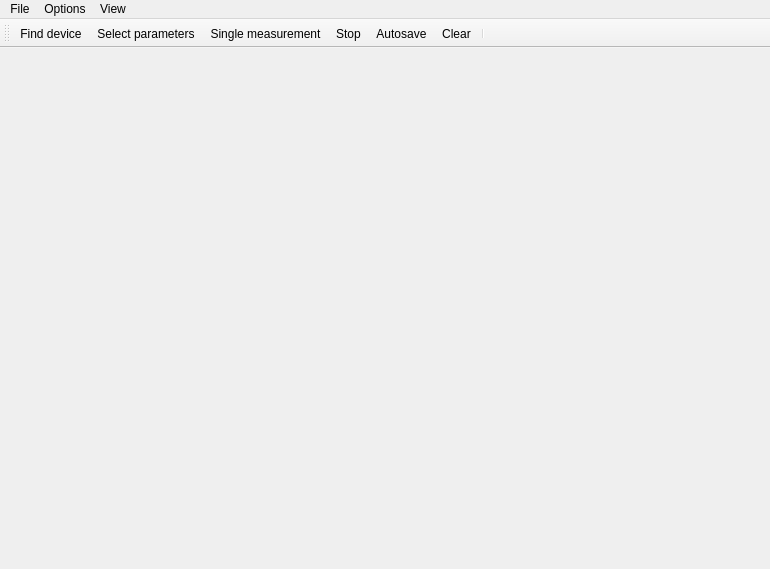
<?xml version="1.0" encoding="UTF-8"?>
<ui version="4.0">
 <class>MainWindow</class>
 <widget class="QMainWindow" name="MainWindow">
  <property name="geometry">
   <rect>
    <x>0</x>
    <y>0</y>
    <width>770</width>
    <height>569</height>
   </rect>
  </property>
  <property name="font">
   <font>
    <weight>50</weight>
    <bold>false</bold>
   </font>
  </property>
  <property name="windowTitle">
   <string>OTDR Monitoring for Yokogawa 7270 Series</string>
  </property>
  <property name="styleSheet">
   <string notr="true">QTabBar::close-button
{
/*	image: url(&quot;:/images/tab-close&quot;)*/
}</string>
  </property>
  <widget class="QWidget" name="centralwidget">
   <layout class="QVBoxLayout" name="verticalLayout_2">
    <property name="spacing">
     <number>1</number>
    </property>
    <property name="leftMargin">
     <number>1</number>
    </property>
    <property name="topMargin">
     <number>1</number>
    </property>
    <property name="rightMargin">
     <number>1</number>
    </property>
    <property name="bottomMargin">
     <number>1</number>
    </property>
    <item>
     <widget class="QTabWidget" name="tabWidget">
      <property name="tabShape">
       <enum>QTabWidget::Rounded</enum>
      </property>
      <property name="currentIndex">
       <number>-1</number>
      </property>
      <property name="usesScrollButtons">
       <bool>true</bool>
      </property>
      <property name="documentMode">
       <bool>true</bool>
      </property>
      <property name="tabsClosable">
       <bool>true</bool>
      </property>
      <property name="movable">
       <bool>true</bool>
      </property>
      <property name="tabBarAutoHide">
       <bool>false</bool>
      </property>
     </widget>
    </item>
   </layout>
  </widget>
  <widget class="QMenuBar" name="menubar">
   <property name="geometry">
    <rect>
     <x>0</x>
     <y>0</y>
     <width>770</width>
     <height>24</height>
    </rect>
   </property>
   <widget class="QMenu" name="menuFile">
    <property name="title">
     <string>File</string>
    </property>
    <addaction name="separator"/>
    <addaction name="actionExportReflectogram"/>
    <addaction name="actionSaveFigureAs"/>
    <addaction name="separator"/>
    <addaction name="actionExit"/>
   </widget>
   <widget class="QMenu" name="menuOptions">
    <property name="title">
     <string>Options</string>
    </property>
    <addaction name="actionPlugins"/>
    <addaction name="actionSettings"/>
   </widget>
   <widget class="QMenu" name="menuView">
    <property name="title">
     <string>View</string>
    </property>
    <widget class="QMenu" name="menuNew_plotter">
     <property name="title">
      <string>New plotter</string>
     </property>
     <addaction name="actionCreateDataPlotter"/>
     <addaction name="actionCreateAveragerPlotter"/>
     <addaction name="actionCreatePartialSumPlotter"/>
    </widget>
    <addaction name="menuNew_plotter"/>
   </widget>
   <addaction name="menuFile"/>
   <addaction name="menuOptions"/>
   <addaction name="menuView"/>
  </widget>
  <widget class="QToolBar" name="toolBar">
   <property name="windowTitle">
    <string>toolBar</string>
   </property>
   <property name="toolButtonStyle">
    <enum>Qt::ToolButtonTextUnderIcon</enum>
   </property>
   <attribute name="toolBarArea">
    <enum>TopToolBarArea</enum>
   </attribute>
   <attribute name="toolBarBreak">
    <bool>false</bool>
   </attribute>
   <addaction name="actionFindDevice"/>
   <addaction name="actionSelectParameters"/>
   <addaction name="actionSingleMeasurement"/>
   <addaction name="actionStop"/>
   <addaction name="actionAutosave"/>
   <addaction name="actionClear"/>
   <addaction name="separator"/>
  </widget>
  <action name="actionFindDevice">
   <property name="icon">
    <iconset theme="network-connect">
     <normaloff>../../../../monitoring/gui/mainwindow</normaloff>../../../../monitoring/gui/mainwindow</iconset>
   </property>
   <property name="text">
    <string>Find device</string>
   </property>
   <property name="toolTip">
    <string>Find and connect to the reflectometer</string>
   </property>
  </action>
  <action name="actionExit">
   <property name="icon">
    <iconset theme="application-exit">
     <normaloff>../../../../monitoring/gui/mainwindow</normaloff>../../../../monitoring/gui/mainwindow</iconset>
   </property>
   <property name="text">
    <string>E&amp;xit</string>
   </property>
  </action>
  <action name="actionExportReflectogram">
   <property name="icon">
    <iconset theme="document-export">
     <normaloff>../../../../monitoring/gui/mainwindow</normaloff>../../../../monitoring/gui/mainwindow</iconset>
   </property>
   <property name="text">
    <string>Export reflectogram as...</string>
   </property>
   <property name="toolTip">
    <string>Export last measured reflectogram as...</string>
   </property>
  </action>
  <action name="actionSaveFigureAs">
   <property name="icon">
    <iconset theme="document-save-as">
     <normaloff>../../../../monitoring/gui/mainwindow</normaloff>../../../../monitoring/gui/mainwindow</iconset>
   </property>
   <property name="text">
    <string>Save figure as...</string>
   </property>
   <property name="toolTip">
    <string>Save current figure as</string>
   </property>
  </action>
  <action name="actionPlugins">
   <property name="text">
    <string>Plugins...</string>
   </property>
  </action>
  <action name="actionSelectParameters">
   <property name="icon">
    <iconset theme="configure">
     <normaloff>../../../../monitoring/gui/mainwindow</normaloff>../../../../monitoring/gui/mainwindow</iconset>
   </property>
   <property name="text">
    <string>Select parameters</string>
   </property>
  </action>
  <action name="actionSingleMeasurement">
   <property name="icon">
    <iconset theme="go-next">
     <normaloff>../../../../monitoring/gui/mainwindow</normaloff>../../../../monitoring/gui/mainwindow</iconset>
   </property>
   <property name="text">
    <string>Single measurement</string>
   </property>
  </action>
  <action name="actionAutosave">
   <property name="checkable">
    <bool>true</bool>
   </property>
   <property name="icon">
    <iconset theme="document-save">
     <normaloff>../../../../monitoring/gui/mainwindow</normaloff>../../../../monitoring/gui/mainwindow</iconset>
   </property>
   <property name="text">
    <string>Autosave</string>
   </property>
   <property name="toolTip">
    <string>Auto save measured data</string>
   </property>
  </action>
  <action name="actionSettings">
   <property name="icon">
    <iconset theme="settings">
     <normaloff>../../../../monitoring/gui/mainwindow</normaloff>../../../../monitoring/gui/mainwindow</iconset>
   </property>
   <property name="text">
    <string>Settings...</string>
   </property>
  </action>
  <action name="actionClear">
   <property name="icon">
    <iconset theme="edit-clear-history">
     <normaloff>.</normaloff>.</iconset>
   </property>
   <property name="text">
    <string>Clear</string>
   </property>
   <property name="toolTip">
    <string>Clear all tabs</string>
   </property>
  </action>
  <action name="actionStop">
   <property name="icon">
    <iconset theme="stop">
     <normaloff>.</normaloff>.</iconset>
   </property>
   <property name="text">
    <string>Stop</string>
   </property>
  </action>
  <action name="actionCreateDataPlotter">
   <property name="icon">
    <iconset theme="labplot-xy-curve-segments">
     <normaloff>.</normaloff>.</iconset>
   </property>
   <property name="text">
    <string>current data</string>
   </property>
  </action>
  <action name="actionCreateAveragerPlotter">
   <property name="icon">
    <iconset theme="labplot-xy-equation-curve">
     <normaloff>.</normaloff>.</iconset>
   </property>
   <property name="text">
    <string>averager</string>
   </property>
  </action>
  <action name="actionCreatePartialSumPlotter">
   <property name="icon">
    <iconset theme="labplot-xy-curve-points">
     <normaloff>.</normaloff>.</iconset>
   </property>
   <property name="text">
    <string>partial sum</string>
   </property>
  </action>
 </widget>
 <resources/>
 <connections/>
</ui>
